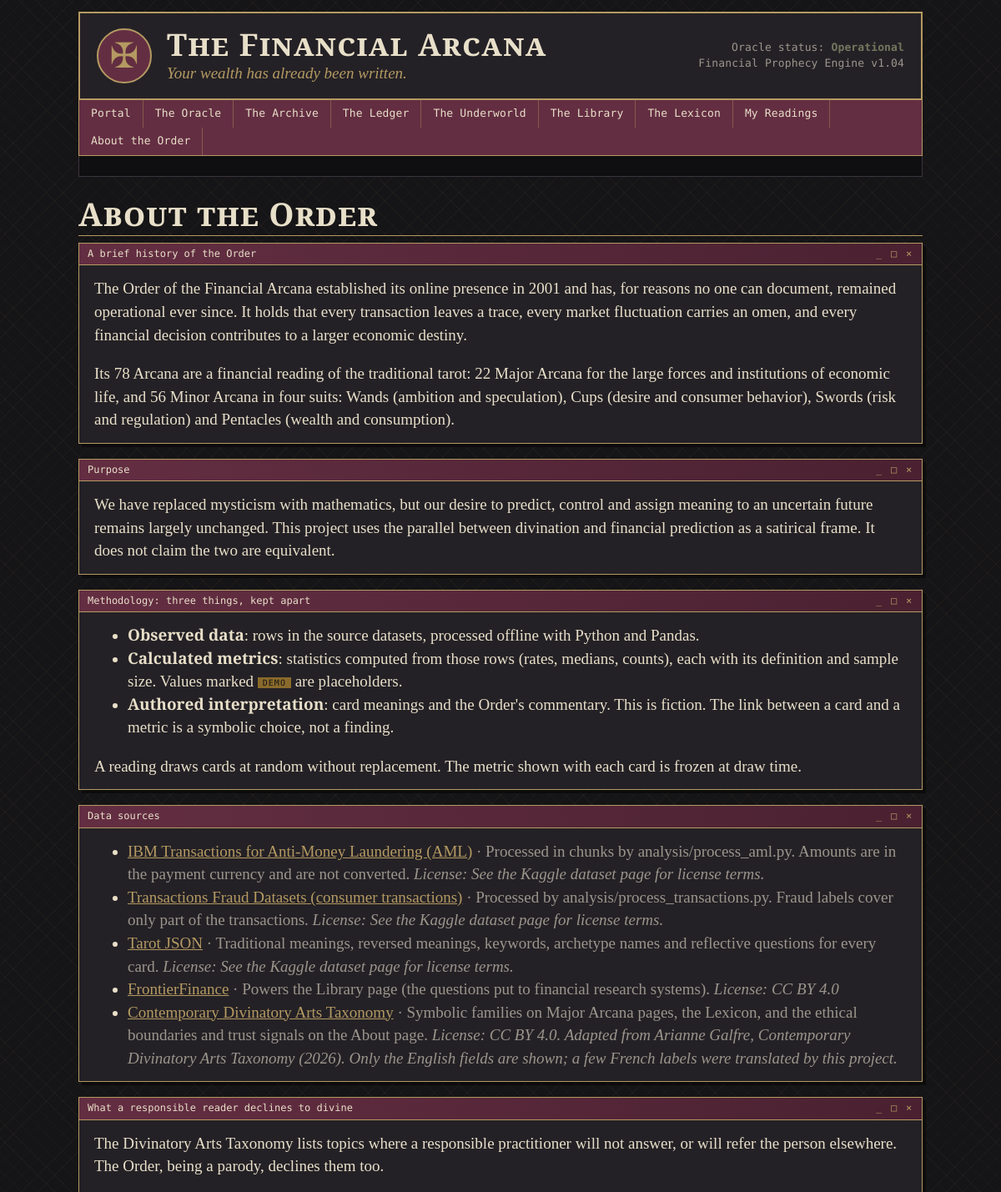
/about (upper part), run on the app's committed database.
### models.py (models this page shows)
class Dataset(db.Model):
    __tablename__ = "datasets"
    dataset_id = db.Column(db.Integer, primary_key=True)
    key = db.Column(db.String(32), unique=True, nullable=False)  # aml, consumer, tarot...
    name = db.Column(db.String(120), nullable=False)
    source_url = db.Column(db.String(300))
    description = db.Column(db.Text)
    license = db.Column(db.String(200))
    processing_notes = db.Column(db.Text)
    metrics = db.relationship("FinancialMetric", back_populates="dataset")

### app.py (the view)
@app.route("/about")
def about():
    entries = TaxonomyEntry.query
    return render_template("about.html", datasets=Dataset.query.order_by(Dataset.dataset_id).all(),
                           trust=entries.filter_by(kind="trust").order_by(TaxonomyEntry.category, TaxonomyEntry.entry_id).all(),
                           boundaries=entries.filter_by(kind="boundary").order_by(TaxonomyEntry.entry_id).all())

### app.py (called while the page is built)
@app.before_request
def ensure_session():
    if "sid" not in session:
        session["sid"] = uuid.uuid4().hex
        session.permanent = True

@app.context_processor
def inject_globals():
    try:
        visitors = 481 + Reading.query.count()
    except Exception:
        visitors = 481
    return dict(visitor_count=f"{visitors:07,}", this_year=date.today().year)

### templates/about.html (shortened to what this page needs)
{% extends "base.html" %}
{% from "_macros.html" import window %}
{% block content %}
<h2 class="page-title">About the Order</h2>
{% call window("A brief history of the Order") %}
  <p>The Order of the Financial Arcana established its online presence in 2001 and has, for reasons no one can document,
     remained operational ever since. It holds that every transaction leaves a trace, every market fluctuation carries an omen,
     and every financial decision contributes to a larger economic destiny.</p>
  <p>Its 78 Arcana are a financial reading of the traditional tarot: 22 Major Arcana for the large forces and institutions of
     economic life, and 56 Minor Arcana in four suits: Wands (ambition and speculation), Cups (desire and consumer behavior),
     Swords (risk and regulation) and Pentacles (wealth and consumption).</p>
{% endcall %}
{% call window("Purpose") %}
  <p>We have replaced mysticism with mathematics, but our desire to predict, control and assign meaning to an uncertain future
     remains largely unchanged. This project uses the parallel between divination and financial prediction as a satirical frame.
     It does not claim the two are equivalent.</p>
{% endcall %}
{% call window("Methodology: three things, kept apart") %}
  <ul>
    <li><b>Observed data</b>: rows in the source datasets, processed offline with Python and Pandas.</li>
    <li><b>Calculated metrics</b>: statistics computed from those rows (rates, medians, counts), each with its definition and sample size. Values marked <span class="badge demo">DEMO</span> are placeholders.</li>
    <li><b>Authored interpretation</b>: card meanings and the Order's commentary. This is fiction. The link between a card and a metric is a symbolic choice, not a finding.</li>
  </ul>
  <p>A reading draws cards at random without replacement. The metric shown with each card is frozen at draw time.</p>
{% endcall %}
{% call window("Data sources") %}
  <ul>
    {% for d in datasets %}<li><a href="{{ d.source_url }}">{{ d.name }}</a>
      <span class="dim">· {{ d.processing_notes }} <i>License: {{ d.license }}</i></span></li>{% endfor %}
  </ul>
{% endcall %}
{% if boundaries %}
{% call window("What a responsible reader declines to divine") %}
  <p>The Divinatory Arts Taxonomy lists topics where a responsible practitioner will not answer, or will refer the
     person elsewhere. The Order, being a parody, declines them too.</p>
{% endcall %}
{% endif %}
{% endblock %}

### static/css/style.css (style rules this page uses)
:root { --black: #151416; --charcoal: #242126; --burgundy: #642E42; --gold: #B49A62; --cream: #E8DFC9; --olive: #73775E; --blue: #697C8C; --gray: #9B958C; --serif: "Cormorant Garamond", "EB Garamond", Georgia, serif; --mono: "DM Mono", "Courier New", monospace; }
* { box-sizing: border-box; }
html { background: var(--black); }
body { margin: 0; color: var(--cream); font-family: var(--serif); font-size: 19px; line-height: 1.45; background: repeating-linear-gradient(45deg, rgba(180,154,98,.045) 0 1px, transparent 1px 14px), repeating-linear-gradient(-45deg, rgba(180,154,98,.045) 0 1px, transparent 1px 14px), var(--black); }
a { color: var(--gold); text-decoration: underline; }
h1, h2, h3 { font-weight: 600; line-height: 1.15; }
.dim { color: var(--gray); }
.page-title { font-size: 2.4rem; margin: 0 0 .2em; font-variant: small-caps; letter-spacing: .03em; border-bottom: 1px solid var(--gold); padding-bottom: .1em; }
.window-body > :first-child { margin-top: 0; }
.window-body > :last-child { margin-bottom: 0; }
.badge.demo { font-family: var(--mono); font-size: 10px; background: #8a6a2b; color: var(--black); padding: 1px 6px; vertical-align: middle; letter-spacing: .1em; }

### data on the page
Dataset: name "IBM Transactions for Anti-Money Laundering (AML)", processing_notes "Processed in chunks by analysis/process_aml.py. Amounts are in the payment currency and are not converted.", license "See the Kaggle dataset page for license terms."
Dataset: name "Transactions Fraud Datasets (consumer transactions)", processing_notes "Processed by analysis/process_transactions.py. Fraud labels cover only part of the transactions.", license "See the Kaggle dataset page for license terms."
Dataset: name "Tarot JSON", processing_notes "Traditional meanings, reversed meanings, keywords, archetype names and reflective questions for every card.", license "See the Kaggle dataset page for license terms."
Dataset: name "FrontierFinance", processing_notes "Powers the Library page (the questions put to financial research systems).", license "CC BY 4.0"
Dataset: name "Contemporary Divinatory Arts Taxonomy", processing_notes "Symbolic families on Major Arcana pages, the Lexicon, and the ethical boundaries and trust signals on the About page.", license "CC BY 4.0. Adapted from Arianne Galfre, Contemporary Divinatory Arts Taxonomy (2026). Only the English fields are shown; a few French labels were translated by this project."

### other printed values
{{ title }} "A brief history of the Order Purpose Methodology: three things, kept apart Data sources What a responsible reader declines to divine"
